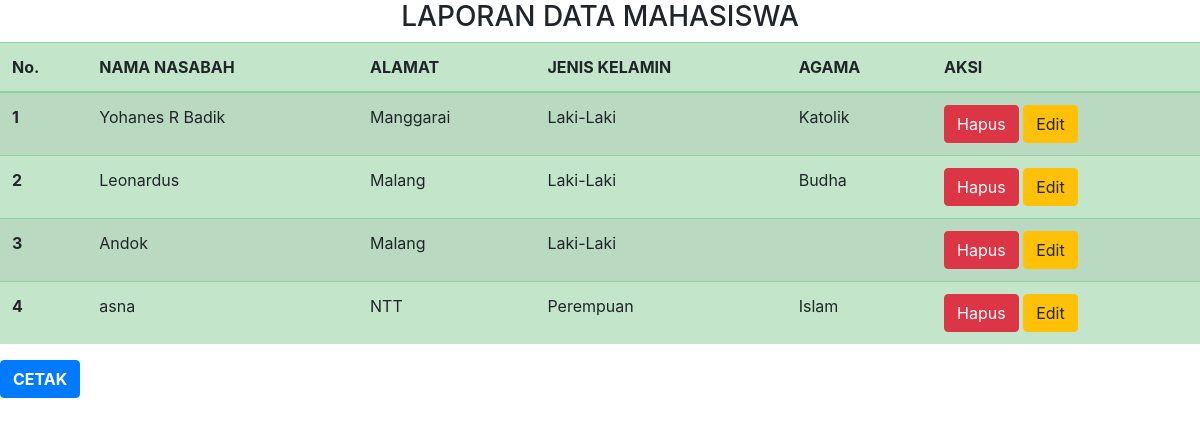
The app's page /RNASABAH.PHP with its own data.
### tables this page shows
CREATE TABLE `nasabah` (
  `ID_NASABAH` int(11) NOT NULL,
  `NAMA_NASABAH` varchar(64) NOT NULL,
  `ALAMAT` varchar(50) NOT NULL,
  `JENIS_KELAMIN` varchar(20) NOT NULL,
  `AGAMA` varchar(20) NOT NULL
);

### RNASABAH.PHP (the view, shortened to what this page needs)
<!doctype html>
<html lang="en">
  <head>
    <link rel="stylesheet" href="https://cdn.jsdelivr.net/npm/bootstrap@4.3.1/dist/css/bootstrap.min.css">
  </head>
  <body>
    <?php
    $no = 1;
    include("KONEKSI.php");
    $cari=mysqli_query($konek, "SELECT * from nasabah") or die (mysqli_error());
    ?>
    <h3 class="text-center">LAPORAN DATA MAHASISWA</h3>
    <table class="table table-success table-striped">
        <thead>
            <tr>
            <th scope="col">No.</th>
            <th scope="col">NAMA NASABAH</th>
            <th scope="col">ALAMAT</th>
            <th scope="col">JENIS KELAMIN</th>
            <th scope="col">AGAMA</th>
            <th>AKSI</th>
            </tr>
        </thead>
        <tbody>
        <?php
                while ($data=mysqli_fetch_array($cari)){
            ?>
            <tr>
            <th scope="row"><?php echo $no; ?></th>
            <td><?php echo $data['NAMA_NASABAH']; ?></td>
            <td><?php echo $data['ALAMAT']; ?></td>
            <td><?php echo $data['JENIS_KELAMIN']; ?></td>
            <td><?php echo $data['AGAMA']; ?></td>
            <td>
                <a href="?z=HNASABAH&ID=<?php echo $data['ID_NASABAH']; ?>" class="btn btn-danger">Hapus</a>
                <a href="?z=ENASABAH&ID=<?php echo $data['ID_NASABAH']; ?>" class="btn btn-warning">Edit</a>
            </td>
            </tr>
            <?php
                $no++;
            }
            ?>
        </tbody>
    </table>
    <a href="CRNASABAH.PHP" target="blank" class="btn btn-primary font-weight-bold">CETAK</a>
  </body>
</html>

### records on screen
nasabah: NAMA_NASABAH "Yohanes R Badik", ALAMAT "Manggarai", JENIS_KELAMIN "Laki-Laki", AGAMA "Katolik"
nasabah: NAMA_NASABAH "Leonardus", ALAMAT "Malang", JENIS_KELAMIN "Laki-Laki", AGAMA "Budha"
nasabah: NAMA_NASABAH "Andok", ALAMAT "Malang", JENIS_KELAMIN "Laki-Laki"
nasabah: NAMA_NASABAH "asna", ALAMAT "NTT", JENIS_KELAMIN "Perempuan", AGAMA "Islam"
